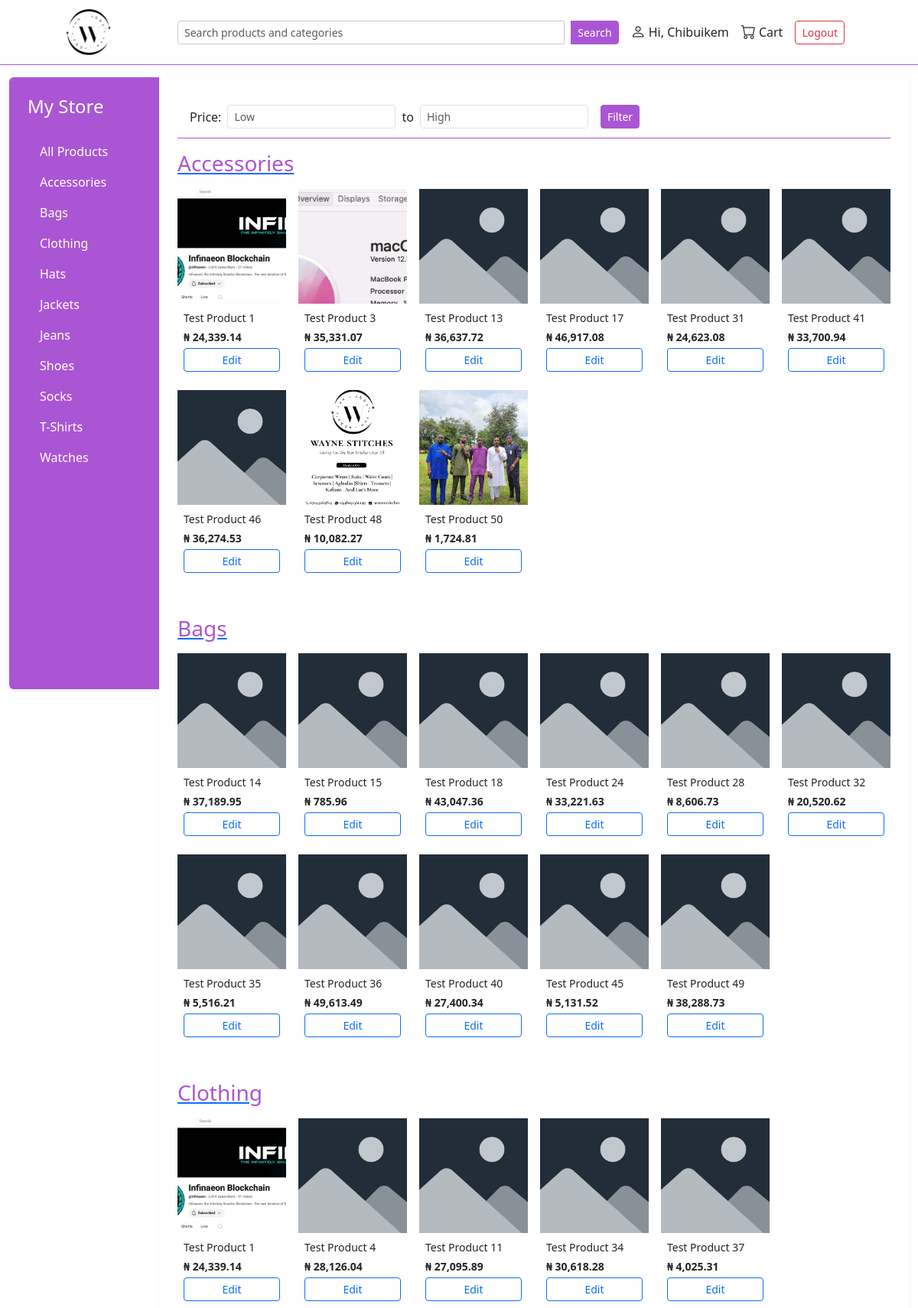
The page /catalogue/ (signed in, upper part) on the database its author committed.
### user/models.py (models this page shows, shortened)
class CustomUser(AbstractUser):
    phone = PhoneNumberField(region='NG', blank=True, null=True) # type: ignore

### catalogue/models.py (models this page shows, shortened)
class Category(models.Model):
    name = models.CharField(max_length=50)
    slug = models.SlugField(max_length=50)
    class Meta:
        verbose_name_plural = 'Categories'

class Product(models.Model):
    name = models.CharField(max_length=100)
    slug = models.SlugField()
    description = models.TextField()
    category = models.ManyToManyField(Category, blank=True, related_name='product')
    price = models.DecimalField(max_digits=8, decimal_places=2)
    size = models.ManyToManyField(Size, blank=True, related_name='sizes')
    image = models.ImageField(upload_to='products/', default='products/images.png')
    product_type = models.ForeignKey(ProductType, on_delete=models.CASCADE, related_name='type', null=True)
    is_active = models.BooleanField()
    date_created = models.DateTimeField(auto_now_add=True)

### catalogue/views.py (the view)
# urls.py: path('catalogue/', views.store_front, name='store'),
def store_front(request):
    is_vendor = request.user.groups.filter(name='Vendor').exists()
    categories = Category.objects.prefetch_related('product').order_by('name')
    context = {'categories': categories, 'is_vendor': is_vendor}
    return render(request, 'catalogue/store_front.html', context)

### catalogue/templates/catalogue/store_front.html (shortened to what this page needs)
{% extends 'layout.html' %}
{% load humanize %}
{% block content %}
    <div class="d-flex">
        <div class="col-md-3 col-lg-2 d-none d-md-block bg-primary-custom text-white min-vh-100 p-4 rounded-start shadow-sm " style= "max-height: 100vh;">
            <h4 class="mb-4">My Store</h4>
            <ul class="nav flex-column">
                <li class="nav-item">
                    <a class="nav-link text-white" href="{% url 'store:store' %}">All Products</a>
                </li>
                {% for category in categories %}
                    <li class="nav-item">
                        <a class="nav-link text-white" href="{% url 'store:category_view' slug=category.slug %}">
                            {{ category.name }}
                        </a>
                    </li>
                {% endfor %}
            </ul>
        </div>
        <div class="col-md-9 col-lg-10 bg-white p-4 rounded-end shadow-sm">
            <div class="topbar d-flex justify-content-between align-items-center ">
                <form class="row g-2 align-items-center w-100" action="{% url 'filter' %}">
                    <div class="col-auto">
                        <label for="low" class="form-label mb-0">Price:</label>
                    </div>
                    <div class="col-auto">
                        <input type="text" name="low" placeholder="Low" class="form-control form-control-sm">
                    </div>
                    <div class="col-auto">
                        <span> to </span>
                    </div>
                    <div class="col-auto">
                        <input type="text" name="high" placeholder="High" class="form-control form-control-sm ">
                    </div>
                    <div class="col-auto">
                        <button class="btn btn-sm btn-primary-custom ms-2 " type="submit">Filter</button>
                    </div>
                </form>
            </div>
            {% for category in categories %}
                <div class="mb-5 mt-3">
                    <a href="{% url 'store:category_view' slug=category.slug %}">
                        <h3 class="text-primary-custom mb-3">{{ category.name }}</h3>
                    </a>
                    <div class="row g-3">
                        {% for product in category.product.all %}
                            <div class="col-6 col-md-4 col-lg-2">
                                <div class="card h-100 border-0">
                                    <a href="{% url 'store:product_page' slug=product.slug %}">
                                        <div style="height: 150px; overflow: hidden;">
                                            <img src="{{ product.image.url }}"
                                                 alt="{{ product.name }}"
                                                 class="w-100 h-100 object-fit-cover">
                                        </div>
                                    </a>
                                    <div class="p-2">
                                        <p class="mb-1 small text-truncate">{{ product.name }}</p>
                                        <p class="fw-bold small mb-0">₦ {{ product.price|intcomma }}</p>
                                        {% if is_vendor %}
                                            <a class="btn btn-sm btn-outline-primary mt-1 w-100"
                                               href="{% url 'store:edit_product' id=product.id %}">Edit</a>
                                        {% endif %}
                                    </div>
                                </div>
                            </div>
                        {% endfor %}
                    </div>
                </div>
            {% endfor %}
        </div>
    </div>
{% endblock %}

### templates/layout.html (shortened to what this page needs)
{% load static %}
<!DOCTYPE html>
<html lang="en">
<head>
    <link rel="stylesheet" href="{% static 'css/bootstrap.min.css' %}">
    <link rel="stylesheet" href="https://cdn.jsdelivr.net/npm/bootstrap-icons@1.11.3/font/bootstrap-icons.css">
</head>
<body>
    <div class="topbar d-flex justify-content-between align-items-center sticky-top">
        <a href='{% url "store:store" %}'><div class="logo-space"></div></a>
        <form class="d-flex flex-grow-1 mx-3" method="GET" action=" {% url 'search' %} ">
          <input name="q" class="form-control form-control-sm search-input" type="search" placeholder="Search products and categories" style="max-width: 650px;">
          <button class="btn btn-sm btn-primary-custom ms-2 search-button" type="submit">Search</button>
      </form>
        <div class="d-flex align-items-center ms-auto">
          {% if user.is_authenticated %}
              <a href="{% url 'user:profile' %}" class="text-dark me-3 text-decoration-none d-flex align-items-center">
                  <i class="bi bi-person nav-icon me-1"></i> Hi, {{ user.first_name|default:"User" }}
              </a>
              <a href="{% url 'order:cart' %}" class="text-dark me-3 text-decoration-none d-flex align-items-center">
                  <i class="bi bi-cart nav-icon me-1"></i> Cart
              </a>
              <form method="POST" action="{% url 'user:logout' %}" class="mb-0">
                  <button class="btn btn-sm btn-outline-danger me-topbar-custom">Logout</button>
              </form>
          {% else %}
              <a href="{% url 'user:login' %}" class="btn btn-sm btn-primary-custom">Login</a>
          {% endif %}
      </div>
    </div>
    <div class="container-fluid mt-3">
        {% block content %}
        {% endblock %}
    </div>
</body>
</html>

### rows shown on the page
CustomUser: first_name "Chibuikem"
Category: name "Accessories"
Category: name "Bags"
Category: name "Clothing"
Category: name "Hats"
Category: name "Jackets"
Category: name "Jeans"
Category: name "Shoes"
Category: name "Socks"
Category: name "T-Shirts"
Category: name "Watches"
Product: image (picture), name "Test Product 1", price "24,339.14"
Product: image (picture), name "Test Product 3", price "35,331.07"
Product: image (picture), name "Test Product 13", price "36,637.72"
Product: image (picture), name "Test Product 17", price "46,917.08"
Product: image (picture), name "Test Product 31", price "24,623.08"
Product: image (picture), name "Test Product 41", price "33,700.94"
Product: image (picture), name "Test Product 46", price "36,274.53"
Product: image (picture), name "Test Product 48", price "10,082.27"
Product: image (picture), name "Test Product 50", price "1,724.81"
Product: image (picture), name "Test Product 14", price "37,189.95"
Product: image (picture), name "Test Product 15", price "785.96"
Product: image (picture), name "Test Product 18", price "43,047.36"
Product: image (picture), name "Test Product 24", price "33,221.63"
Product: image (picture), name "Test Product 28", price "8,606.73"
Product: image (picture), name "Test Product 32", price "20,520.62"
Product: image (picture), name "Test Product 35", price "5,516.21"
Product: image (picture), name "Test Product 36", price "49,613.49"
Product: image (picture), name "Test Product 40", price "27,400.34"
Product: image (picture), name "Test Product 45", price "5,131.52"
Product: image (picture), name "Test Product 49", price "38,288.73"
Product: image (picture), name "Test Product 4", price "28,126.04"
Product: image (picture), name "Test Product 11", price "27,095.89"
Product: image (picture), name "Test Product 34", price "30,618.28"
Product: image (picture), name "Test Product 37", price "4,025.31"
